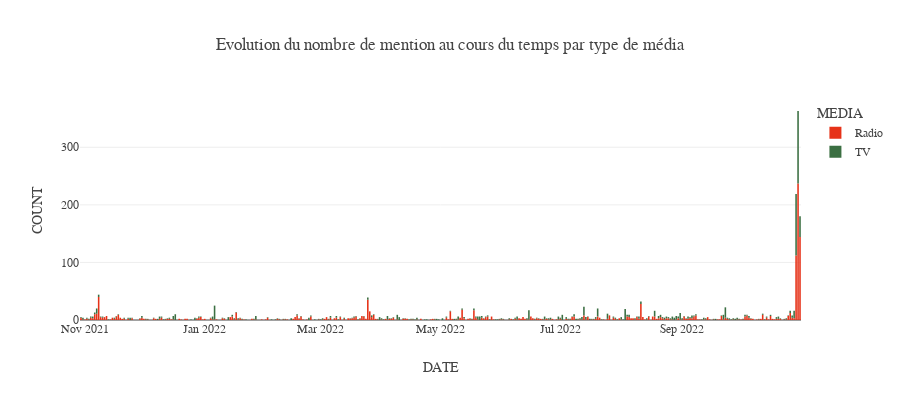

Notebook code cell kept with this figure:
### Code cell
freq = "D"

count = (
    data_megabassines.set_index(["DATE"])
    .groupby([pd.Grouper(freq = freq),"MEDIA"],as_index = True)
    ["COUNT"].sum()
    .reset_index()
)

fig = px.bar(count,
             x = "DATE",y = "COUNT",color = "MEDIA",
             title = "Evolution du nombre de mention au cours du temps par type de média",
             height = 400,color_discrete_sequence=SMALL_SEQUENCE2
)
fig.show()

### Figure 1 — Plotly figure (JSON) as saved in the notebook; plotly's stock layout.template omitted (floating-point values rounded to 4 significant figures; data arrays with more than 128 entries replaced by an {"elided": "..."} marker saying what was removed)
{"data": [{"alignmentgroup": "True", "hovertemplate": "MEDIA=Radio<br>DATE=%{x}<br>COUNT=%{y}<extra></extra>", "legendgroup": "Radio", "marker": {"color": "rgb(230, 50, 24)", "pattern": {"shape": ""}}, "name": "Radio", "offsetgroup": "Radio", "orientation": "v", "showlegend": true, "textposition": "auto", "type": "bar", "x": {"elided": "273 str values"}, "xaxis": "x", "y": {"elided": "273 int values"}, "yaxis": "y"}, {"alignmentgroup": "True", "hovertemplate": "MEDIA=TV<br>DATE=%{x}<br>COUNT=%{y}<extra></extra>", "legendgroup": "TV", "marker": {"color": "rgb(59, 111, 66)", "pattern": {"shape": ""}}, "name": "TV", "offsetgroup": "TV", "orientation": "v", "showlegend": true, "textposition": "auto", "type": "bar", "x": {"elided": "240 str values"}, "xaxis": "x", "y": {"elided": "240 int values"}, "yaxis": "y"}], "layout": {"barmode": "relative", "height": 400, "legend": {"title": {"text": "MEDIA"}, "tracegroupgap": 0}, "title": {"text": "Evolution du nombre de mention au cours du temps par type de média"}, "xaxis": {"anchor": "y", "domain": [0, 1], "title": {"text": "DATE"}}, "yaxis": {"anchor": "x", "domain": [0, 1], "title": {"text": "COUNT"}}}}
